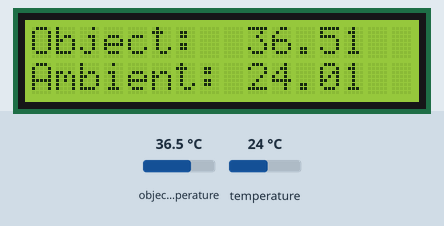
A sketch run on a simulated Arduino Uno, built with avr-gcc and run on an emulated ATmega328P. Parts: 16×2 character LCD. The test bench sets the inputs (shaded band); at power-on: object temperature 36.5 °C, temperature 24 °C. What the sketch prints to the serial monitor is not drawn.

Above: at 1.2 s.
1.3 s: object temperature set to 20 °C
At 2.1 s:
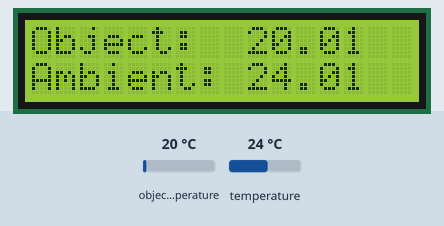
2.8 s: temperature set to 12 °C
At 3.9 s:
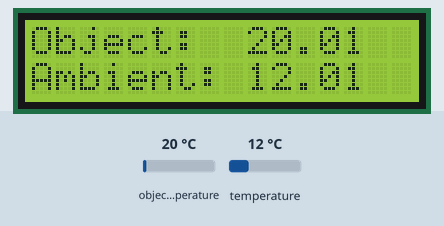
4.3 s: object temperature set to 26 °C
At 5.5 s:
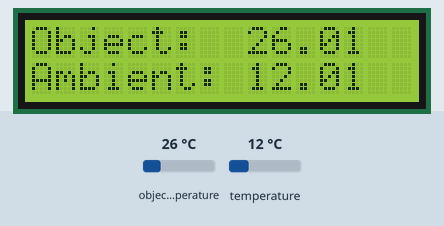
5.8 s: temperature set to 19 °C
At 6.1 s:
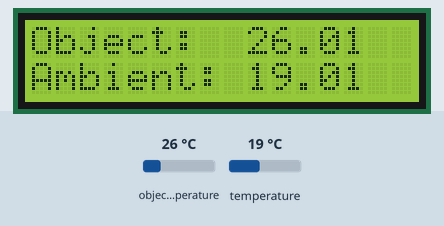
Timing chart, 0 to 8.3 s (numbered marks = the images above; inputs shaded):
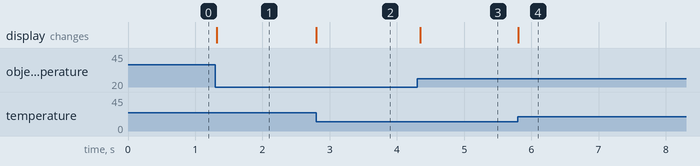

The sketch:

MLX90614_Test.ino
```cpp
#include <Wire.h>
#include <Adafruit_MLX90614.h>
#include <LiquidCrystal.h>

#define RS 2
#define EN 3
#define Backlight 10
LiquidCrystal lcd(RS, EN, 4, 5, 6, 7);
Adafruit_MLX90614 mlx = Adafruit_MLX90614();


void setup() {
  Serial.begin(9600);
  lcd.begin(16, 2);
  mlx.begin();
}

void loop() {
  backlightOn();

  //Object Temperature
  Serial.print("Object:  ");
  Serial.print(mlx.readObjectTempC());
  lcd.setCursor(0,0);
  lcd.print("Object:  ");
  lcd.print(mlx.readObjectTempC());

  //Ambient Temperature
  Serial.print("\tAmbient: ");
  Serial.println(mlx.readAmbientTempC());
  lcd.setCursor(0,1);
  lcd.print("Ambient: ");
  lcd.print(mlx.readAmbientTempC());
}


void backlightOn(){
  digitalWrite(Backlight, HIGH);
}

void backlightOff(){
  digitalWrite(Backlight, LOW);
}
```

Measured:
- after the input at 1.3 s, the display: changes at once (image 1)
- after the input at 2.8 s, the display: changes at once (image 2)
- after the input at 4.3 s, the display: changes after 0.05 s (image 3)
- after the input at 5.8 s, the display: changes at once (image 4)
